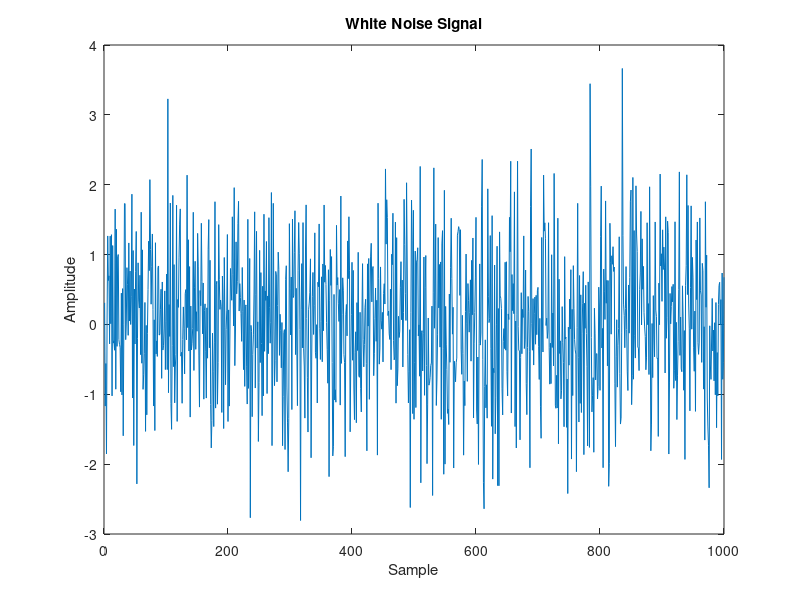

This chart was generated by the following MATLAB code: (Note: this script raises an error after producing the figure.)
clc
clear
close all

fs = 1000;           % Sampling frequency (Hz)
duration = 10;      % Duration of signal (seconds)
num_samples = fs * duration;

% Generate white noise
white_noise = randn(num_samples, 1);

% Plotting the white noise
figure;
plot(white_noise(1:1000)); % Plot first 1000 samples
title('White Noise Signal');
xlabel('Sample');
ylabel('Amplitude');

% Compute I/Q values (simulate SDR output)
I = real(white_noise);
Q = imag(hilbert(white_noise));
IQ = I + 1j*Q;

% 1. Time-Domain Voltage Kurtosis
voltage_start = tic;
voltage_deviation = abs(IQ - mean(IQ));
kurt_voltage = kurtosis(voltage_deviation);
voltage_time = toc(voltage_start);

% 2. Time-Domain Power Kurtosis (Instantaneous Power)
power_inst_start = tic;
voltage_deviation = abs(IQ - mean(IQ));
kurt_voltage = kurtosis(voltage_deviation)

% Vrms = (real(IQ).^2 + imag(IQ).^2) / 2;
% power_inst = Vrms / 50;
% kurt_power_inst = kurtosis(power_inst);

power_inst_time = toc(power_inst_start);

% 3. Time-Domain Power Kurtosis (Integrated Power)
power_integrated_start = tic;
window_size = 100; % Integration window length
power_integrated = movmean(power_inst, window_size);
kurt_power_integrated = kurtosis(power_integrated);
power_integrated_time = toc(power_integrated_start);

% 4. Traditional Spectral Kurtosis (FFT-based)
sk_start = tic;
[skurt, time_direct] = spectral_kurtosis(white_noise, fs);
% skurt = mean(spectralKurtosis(white_noise, fs, Range=[50,fs/2]));
sk_time = toc(sk_start);

% Define filter parameters
low_cutoff = 100; % Low cutoff frequency (Hz)
high_cutoff = 300; % High cutoff frequency (Hz)
[b, a] = butter(4, [low_cutoff, high_cutoff] / (fs / 2), 'bandpass');
filtered_noise = filter(b, a, white_noise);

% 5. Frequency Separated Spectral Kurtosis (FSSK)
fssk_start = tic;
[skurt_filtered, time_filtered] = spectral_kurtosis(filtered_noise, fs);
fssk_time = toc(fssk_start);

% Additional Metrics
% Accuracy against theoretical kurtosis (Gaussian noise should be 3)
theo_kurt = 3;
acc_voltage = abs(kurt_voltage - theo_kurt);
acc_power_inst = abs(kurt_power_inst - theo_kurt);
acc_power_integrated = abs(kurt_power_integrated - theo_kurt);
acc_sk = abs(skurt - theo_kurt);
acc_fssk = abs(skurt_filtered - theo_kurt);

% Statistical Variability
num_trials = 100;
var_voltage = var(arrayfun(@(x) kurtosis(abs(randn(num_samples,1)-mean(randn(num_samples,1)))), 1:num_trials));
var_power_inst = var(arrayfun(@(x) kurtosis(abs(randn(num_samples,1)).^2), 1:num_trials));
var_power_integrated = var(arrayfun(@(x) kurtosis(movmean(abs(randn(num_samples,1)).^2, window_size)), 1:num_trials));
var_sk = var(cell2mat(arrayfun(@(x) spectral_kurtosis(randn(num_samples,1), fs), 1:num_trials, 'UniformOutput', false)));
var_fssk = var(cell2mat(arrayfun(@(x) spectral_kurtosis(filter(b,a,randn(num_samples,1)), fs), 1:num_trials, 'UniformOutput', false)));

% Display results in a formatted table
fprintf('\n%-40s %-20s', 'Method', 'Kurtosis Value');
fprintf('------------------------------------------------------------\n');
fprintf('%-40s %-20.5f\n', 'Time-Domain Voltage Kurtosis', kurt_voltage);
fprintf('%-40s %-20.5f\n', 'Instantaneous Power Kurtosis', kurt_power_inst);
fprintf('%-40s %-20.5f\n', 'Integrated Power Kurtosis', kurt_power_integrated);
fprintf('%-40s %-20.5f\n', 'FFT-based Spectral Kurtosis', skurt);
fprintf('%-40s %-20.5f\n', 'Frequency Separated Spectral Kurtosis (FSSK)', skurt_filtered);

fprintf('\n%-40s %-20s', 'Method', 'Computation Time (s)');
fprintf('------------------------------------------------------------\n');
fprintf('%-40s %-20.5f\n', 'Time-Domain Voltage Kurtosis', voltage_time);
fprintf('%-40s %-20.5f\n', 'Instantaneous Power Kurtosis', power_inst_time);
fprintf('%-40s %-20.5f\n', 'Integrated Power Kurtosis', power_integrated_time);
fprintf('%-40s %-20.5f\n', 'FFT-based Spectral Kurtosis', sk_time);
fprintf('%-40s %-20.5f\n', 'Frequency Separated Spectral Kurtosis (FSSK)', fssk_time);

fprintf('\n%-40s %-20s', 'Method', 'Accuracy (Deviation from 3)');
fprintf('------------------------------------------------------------\n');
fprintf('%-40s %-20.5f\n', 'Time-Domain Voltage Kurtosis', acc_voltage);
fprintf('%-40s %-20.5f\n', 'Instantaneous Power Kurtosis', acc_power_inst);
fprintf('%-40s %-20.5f\n', 'Integrated Power Kurtosis', acc_power_integrated);
fprintf('%-40s %-20.5f\n', 'FFT-based Spectral Kurtosis', acc_sk);
fprintf('%-40s %-20.5f\n', 'Frequency Separated Spectral Kurtosis (FSSK)', acc_fssk);

fprintf('\n%-40s %-20s', 'Method', 'Statistical Variability');
fprintf('------------------------------------------------------------\n');
fprintf('%-40s %-20.5f\n', 'Time-Domain Voltage Kurtosis', var_voltage);
fprintf('%-40s %-20.5f\n', 'Instantaneous Power Kurtosis', var_power_inst);
fprintf('%-40s %-20.5f\n', 'Integrated Power Kurtosis', var_power_integrated);
fprintf('%-40s %-20.5f\n', 'FFT-based Spectral Kurtosis', var_sk);
fprintf('%-40s %-20.5f\n', 'Frequency Separated Spectral Kurtosis (FSSK)', var_fssk);


[S,F] = pspectrum(white_noise,fs,"spectrogram",OverlapPercent=80);

[sK95,~,~,thresh95] = spectralKurtosis(S,F,Scaled=false);

figure
plot(F,sK95)
yline(thresh95*[-1 1])
grid
xlabel("Frequency (Hz)")
title("Spectral Kurtosis of Chirp Signal with White Gaussian Noise")
